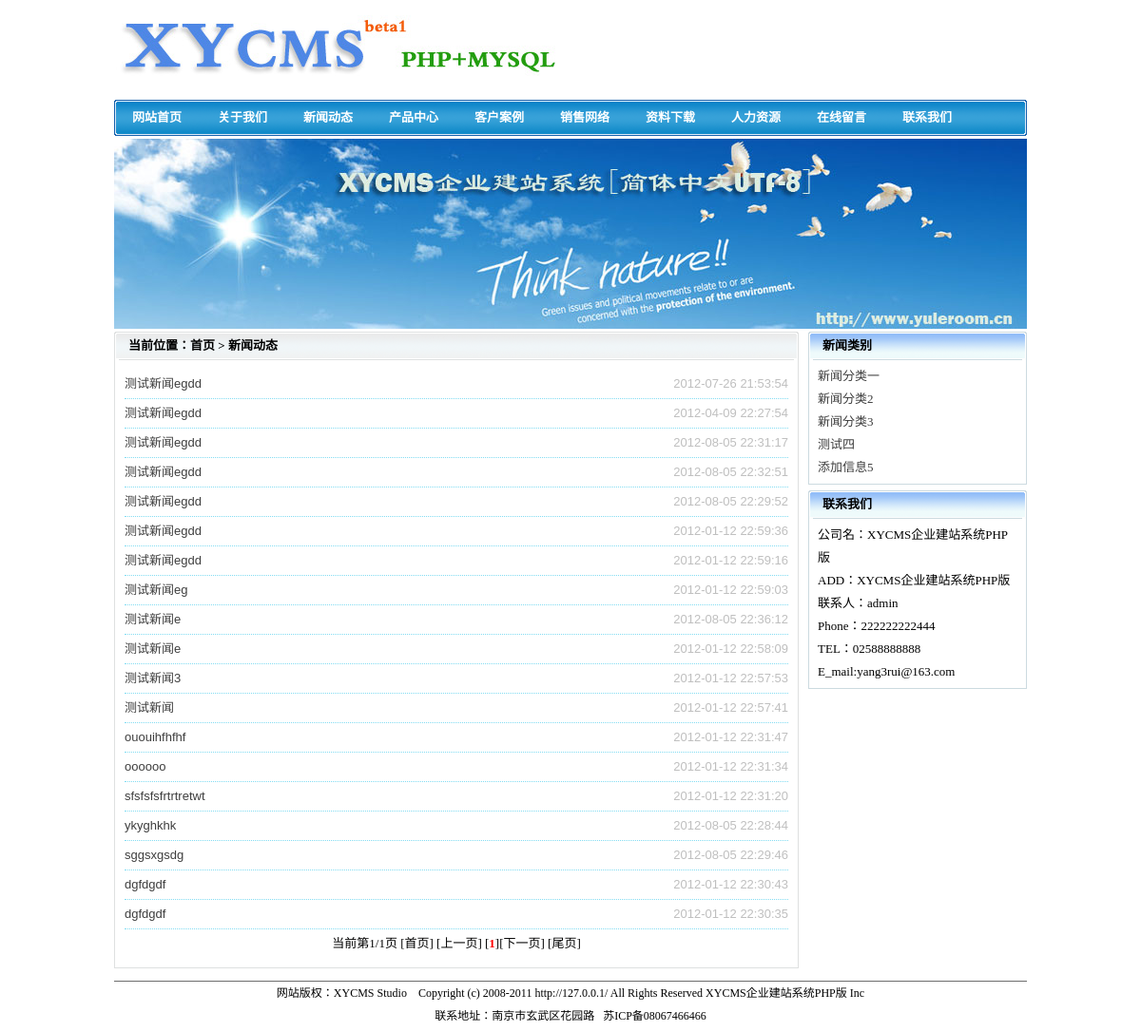
Page /news.php on the committed database.
### tables this page shows
CREATE TABLE IF NOT EXISTS `config` (
  `id` int(11) NOT NULL AUTO_INCREMENT,
  `wzname` varchar(255) NOT NULL,
  `descriptions` varchar(255) NOT NULL,
  `keywords` varchar(255) NOT NULL,
  `wzurl` varchar(255) NOT NULL,
  `icp` varchar(255) NOT NULL,
  `managename` varchar(255) NOT NULL,
  `email` varchar(255) NOT NULL,
  `telnum` varchar(255) NOT NULL,
  `phonenum` bigint(20) NOT NULL,
  `faxnum` varchar(255) NOT NULL,
  `qqnum` bigint(20) NOT NULL,
  `address` varchar(255) NOT NULL,
  `wzlogo` varchar(255) NOT NULL,
  `wzlogow` int(11) NOT NULL,
  `wzlogoh` int(11) NOT NULL,
  `gbook_sh` int(11) NOT NULL,
  `on_run` int(11) NOT NULL,
  `off_dc` text NOT NULL,
  PRIMARY KEY (`id`)
);

CREATE TABLE IF NOT EXISTS `menu` (
  `id` int(11) NOT NULL AUTO_INCREMENT,
  `m_title` varchar(255) NOT NULL,
  `m_url` varchar(255) NOT NULL,
  `m_open` varchar(255) NOT NULL,
  `m_px` int(11) NOT NULL,
  PRIMARY KEY (`id`)
);

CREATE TABLE IF NOT EXISTS `news` (
  `id` int(11) NOT NULL AUTO_INCREMENT,
  `title` varchar(255) NOT NULL,
  `keywords` varchar(255) NOT NULL,
  `descriptions` varchar(255) NOT NULL,
  `img` varchar(255) NOT NULL,
  `info_from` varchar(255) NOT NULL,
  `info_auth` varchar(255) NOT NULL,
  `content` text NOT NULL,
  `p_id` int(11) NOT NULL,
  `c_date` datetime NOT NULL,
  PRIMARY KEY (`id`)
);

CREATE TABLE IF NOT EXISTS `news_fl` (
  `id` int(11) NOT NULL AUTO_INCREMENT,
  `title` varchar(255) NOT NULL,
  `pl_id` int(11) NOT NULL,
  PRIMARY KEY (`id`)
);

### news.php (the view, shortened to what this page needs)
<?php include_once 'inc/xycms.php';?>
<?php include_once 'pages.php';?>
<!DOCTYPE html PUBLIC "-//W3C//DTD XHTML 1.0 Transitional//EN" "http://www.w3.org/TR/xhtml1/DTD/xhtml1-transitional.dtd">
<html xmlns="http://www.w3.org/1999/xhtml">
<head>
<link href="style/index.css" type="text/css" rel="stylesheet" />
</head>
<body>
<div id="contain">
  <div id="head">
    <?php include_once 'header.php';?>
  </div>
  <div id="focus">
    <img src="adv/focus.jpg" alt="焦点图" />
  </div>
  <div id="dc">
    <div class="dc_l">
      <div class="dc_l_t">
        <h3>当前位置：首页 > 新闻动态</h3>
      </div>
      <div class="dc_l_c">
        <div class="dc_l_c_c">
          <ul>
            <?php
			$id=trim($_GET['id']);
			$page_size=20;
			$sub_pages=10;
			$pageCurrent=$_GET["page"];
			if(!$pageCurrent) $pageCurrent=1;
			$sub_nums = ($pageCurrent-1)*$page_size;
			if($id==""){
			  $subPage_link="news.php?page=";
			  $query="select count(*) as total from news order by id desc";
			  $sqlsql = "select * from news order by id desc limit $sub_nums,$page_size";
			}
			else
			{
			  $subPage_link="news.php?id=$id&page=";
			  $query="select count(*) as total from news where p_id=$id order by id desc";
			  $sqlsql = "select * from news where p_id=$id order by id desc limit $sub_nums,$page_size";
			}
			$res=mysql_query($query);
			$nums=mysql_result($res,0,"total");
			$ttd=mysql_query($sqlsql);
			while($rs =mysql_fetch_array($ttd)){
			?>
            <li><span><?php echo $rs['c_date'];?></span><a href="shownews.php?id=<?php echo $rs['id'];?>" target="_self"><?php echo $rs['title'];?></a></li>
			<?php } ?>
          </ul>
          <ul class="pages"><?php $subPages=new SubPages($page_size,$nums,$pageCurrent,$sub_pages,$subPage_link,2); ?></ul>
        </div>
      </div>
    </div>
    <div class="dc_r">
      <div class="dc_r_t">
        <h3>新闻类别</h3>
      </div>
      <div class="dc_r_c">
        <div class="dc_r_c_c">
          <ul>
            <?php echo xycms_list("news_fl","news.php");?>
          </ul>
        </div>
      </div>
      <div class="dc_r_t">
        <h3>联系我们</h3>
      </div>
      <div class="dc_r_c">
        <div class="dc_r_c_c">
          <ul>
            <li>公司名：<?php echo $wzname;?></li>
            <li>ADD：<?php echo $wzname;?></li>
            <li>联系人：<?php echo $managename;?></li>
            <li>Phone：<?php echo $phonenum;?></li>
            <li>TEL：<?php echo $telnum;?></li>
            <li>E_mail:<?php echo $email;?></li>
          </ul>
        </div>
      </div>
    </div>
  </div>
  <div id="foot">
    <?php include_once 'footer.php'; ?>
  </div>
</div>
</body>
</html>

### header.php (shortened to what this page needs)
<div class="h_logo">
  <img src="<?php echo $wzlogo;?>" width="<?php echo $wzlogow;?>" height="<?php echo $wzlogoh;?>" alt="<?php echo $wzname;?>" />
</div>
<div class="h_nav">
  <ul>
    <?php
    $sql="select * from menu order by m_px asc";
    $result=mysql_query($sql);
    while($rs=mysql_fetch_array($result)){
    ?>
    <li><a href="<?php echo $rs['m_url'];?>" target="<?php echo $rs['m_open'];?>" title="<?php echo $rs['m_title'];?>"><?php echo $rs['m_title'];?></a></li>
    <?php
    }
	?>
  </ul>
</div>

### inc/xycms.php (shortened to what this page needs)
<?php
$sql="select * from config where id=1";
$result=mysql_query($sql);
$rs=mysql_fetch_array($result);
$wzname=$rs['wzname'];
$wzurl=$rs['wzurl'];
$icp=$rs['icp'];
$managename=$rs['managename'];
$email=$rs['email'];
$telnum=$rs['telnum'];
$phonenum=$rs['phonenum'];
$address=$rs['address'];
$wzlogo=$rs['wzlogo'];
$wzlogow=$rs['wzlogow'];
$wzlogoh=$rs['wzlogoh'];
function xycms_list($table_list,$url_list){
  $sql="select * from {$table_list} order by id asc";
  $result=mysql_query($sql);
  while($rs=mysql_fetch_array($result)){
    echo "<li><a href='".$url_list."?id=".$rs['id']."' target='_self'>".$rs['title']."</a></li>";
  }
}
?>

### footer.php
<div class="foot_line">
</div>
<div class="foot_dc">
网站版权：XYCMS Studio&nbsp;&nbsp;&nbsp;&nbsp;Copyright (c) 2008-2011 <?php echo $wzurl;?> All Rights Reserved  <?php echo $wzname;?> Inc
</div>
<div class="foot_dc">
联系地址：<?php echo $address;?> &nbsp; <?php echo $icp;?>
</div>

### style/index.css (style rules this page uses)
* { margin:0px; padding:0px; }
body { font-size:12px; }
img { border:0; }
ul { list-style:none; }
a { text-decoration:none; color:#3E3E3E; }
h3 { font:bold 13px/30px "宋体"; padding-left:15px; }
.pages { text-align:center; line-height:30px; font-size:13px; }
#contain { width:964px; margin:0px auto; }
#head { width:960px; margin:0px auto; }
.h_logo { width:960px; height:100px; }
.h_nav { width:960px; height:38px; margin-top:5px; background:url(../images/nav_bg.gif) no-repeat; }
.h_nav li { width:90px; float:left; text-align:center; font:bold 13px/38px "宋体"; color:#FFFFFF; }
.h_nav li a:link { color:#FFFFFF; }
#focus { width:960px; margin:3px auto; font-size:0px; }
#foot { width:960px; margin:5px auto; }
.foot_line { width:100%; height:2px; overflow:hidden; border-bottom:1px #6C6C6C solid; }
.foot_dc { width:100%; line-height:24px; text-align:center; }
#dc { width:960px; margin:0px auto; }
.dc_l { width:720px; float:left; margin-right:10px; }
.dc_l_t { width:100%; height:30px; background:url(../images/r_t.gif) no-repeat; }
.dc_l_c { width:718px; border:1px #dee0e0 solid; border-top-style:none; overflow:hidden; margin-bottom:6px; }
.dc_l_c_c { width:698px; margin:10px; overflow:hidden; }
.dc_l_c_c li { width:100%; font:13px/30px Arial, Helvetica, sans-serif; border-bottom:1px dotted #82DCF2; }
.dc_l_c_c li span { float:right; color:#BFBFBF; }
.dc_r { width:230px; float:right; }
.dc_r_t { wwidth:100%; height:30px; background:url(../images/l_t.gif) no-repeat; }
.dc_r_c { width:228px; border:1px #ccdae0 solid; border-top-style:none; overflow:hidden; margin-bottom:6px; }
.dc_r_c_c { width:210px; margin:5px 9px; overflow:hidden; }
.dc_r_c_c li { font:13px/24px "宋体"; }

### rows in the picture
config: wzlogo (picture), wzname "XYCMS企业建站系统PHP版", managename "admin", phonenum "222222222444", telnum "02588888888", email "yang3rui@163.com", wzurl "http://127.0.0.1/", address "南京市玄武区花园路", icp "苏ICP备08067466466"
menu: m_title "网站首页"
menu: m_title "关于我们"
menu: m_title "新闻动态"
menu: m_title "产品中心"
menu: m_title "客户案例"
menu: m_title "销售网络"
menu: m_title "资料下载"
menu: m_title "人力资源"
menu: m_title "在线留言"
menu: m_title "联系我们"
news: c_date "2012-07-26 21:53:54", title "测试新闻egdd"
news: c_date "2012-04-09 22:27:54", title "测试新闻egdd"
news: c_date "2012-08-05 22:31:17", title "测试新闻egdd"
news: c_date "2012-08-05 22:32:51", title "测试新闻egdd"
news: c_date "2012-08-05 22:29:52", title "测试新闻egdd"
news: c_date "2012-01-12 22:59:36", title "测试新闻egdd"
news: c_date "2012-01-12 22:59:16", title "测试新闻egdd"
news: c_date "2012-01-12 22:59:03", title "测试新闻eg"
news: c_date "2012-08-05 22:36:12", title "测试新闻e"
news: c_date "2012-01-12 22:58:09", title "测试新闻e"
news: c_date "2012-01-12 22:57:53", title "测试新闻3"
news: c_date "2012-01-12 22:57:41", title "测试新闻"
news: c_date "2012-01-12 22:31:47", title "ououihfhfhf"
news: c_date "2012-01-12 22:31:34", title "oooooo"
news: c_date "2012-01-12 22:31:20", title "sfsfsfsfrtrtretwt"
news: c_date "2012-08-05 22:28:44", title "ykyghkhk"
news: c_date "2012-08-05 22:29:46", title "sggsxgsdg"
news: c_date "2012-01-12 22:30:43", title "dgfdgdf"
news: c_date "2012-01-12 22:30:35", title "dgfdgdf"
news_fl: title "新闻分类一"
news_fl: title "新闻分类2"
news_fl: title "新闻分类3"
news_fl: title "测试四"
news_fl: title "添加信息5"

### other values in the picture
$subPageCss2Str "当前第1/1页"
$s "1"
